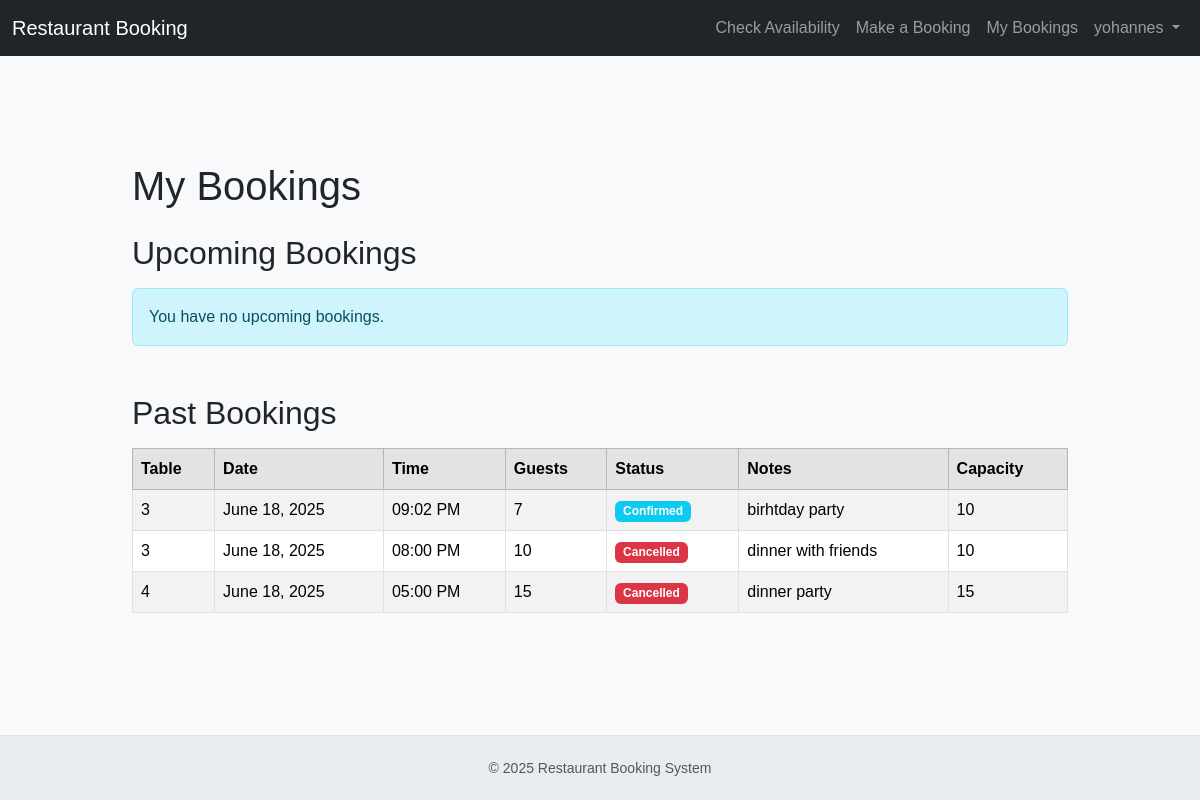
Page /my-bookings/ (signed in) on the committed database.
### bookings/models.py (models this page shows, shortened)
class Booking(models.Model):
    BOOKING_STATUS_CHOICES = [
        ('pending', 'Pending'),
        ('confirmed', 'Confirmed'),
        ('cancelled', 'Cancelled'),
        ('completed', 'Completed'),  # For past bookings that were honored
    ]
    user = models.ForeignKey(
        User, on_delete=models.CASCADE, related_name='bookings')
    table = models.ForeignKey(
        Table, on_delete=PROTECT, related_name='bookings')
    booking_date = models.DateField()
    booking_time = models.TimeField()
    number_of_guests = models.IntegerField()
    notes = models.TextField(blank=True, null=True)
    status = models.CharField(
        max_length=20, choices=BOOKING_STATUS_CHOICES, default='confirmed')
    created_at = models.DateTimeField(auto_now_add=True)
    updated_at = models.DateTimeField(auto_now=True)
    class Meta:
        unique_together = ('table', 'booking_date', 'booking_time')
        ordering = ['booking_date', 'booking_time']

class Table(models.Model):
    number = models.IntegerField(unique=True)
    capacity = models.IntegerField(
        help_text="Maximum number of guests this table can accommodate.")

### bookings/views.py (the view)
# urls.py: path('my-bookings/', views.my_bookings, name='my_bookings'),
@login_required
def my_bookings(request):
    upcoming_bookings = Booking.objects.filter(
        user=request.user,
        booking_date__gte=timezone.now().date()
    ).order_by('booking_date', 'booking_time')
    past_bookings = Booking.objects.filter(
        user=request.user,
        booking_date__lt=timezone.now().date()
    ).order_by('-booking_date', '-booking_time')
    context = {
        'upcoming_bookings': upcoming_bookings,
        'past_bookings': past_bookings,
    }
    return render(request, 'bookings/my_bookings.html', context)

### bookings/templates/bookings/my_bookings.html (shortened to what this page needs)
{% extends 'bookings/base.html' %}
{% block content %}
<h1 class="mb-4">My Bookings</h1>
<h2 class="mb-3">Upcoming Bookings</h2>
<div class="d-none d-md-block mb-5">
    {% if upcoming_bookings %}
        <div class="table-responsive">
            <table class="table table-striped table-bordered">
                <thead class="table-dark">
                    <tr>
                        <th>Table</th>
                        <th>Date</th>
                        <th>Time</th>
                        <th>Guests</th>
                        <th>Status</th>
                        <th>Notes</th>
                        <th>Capacity</th>
                        <th>Actions</th>
                    </tr>
                </thead>
                <tbody>
                    {% for booking in upcoming_bookings %}
                        <tr>
                            <td>{{ booking.table.number }}</td>
                            <td>{{ booking.booking_date|date:"F d, Y" }}</td>
                            <td>{{ booking.booking_time|time:"h:i A" }}</td>
                            <td>{{ booking.number_of_guests }}</td>
                            <td>
                                <span class="badge {% if booking.status == 'pending' %}bg-warning{% elif booking.status == 'confirmed' %}bg-success{% elif booking.status == 'cancelled' %}bg-danger{% else %}bg-secondary{% endif %}">
                                    {{ booking.get_status_display }}
                                </span>
                            </td>
                            <td>{{ booking.notes|default:"-" }}</td>
                            <td>{{ booking.table.capacity }}</td>
                            <td>
                                {% if booking.status != 'cancelled' %}
                                    <a href="{% url 'edit_booking' booking.id %}" class="btn btn-sm btn-info me-2">Edit</a>
                                    <form action="{% url 'cancel_booking' booking.id %}" method="post" onsubmit="return confirm('Are you sure you want to cancel this booking?');" class="d-inline">
                                        {% csrf_token %}
                                        <button type="submit" class="btn btn-sm btn-danger">Cancel</button>
                                    </form>
                                {% else %}
                                    <span class="text-muted">Cancelled</span>
                                {% endif %}
                            </td>
                        </tr>
                    {% endfor %}
                </tbody>
            </table>
        </div>
    {% else %}
        <div class="alert alert-info">You have no upcoming bookings.</div>
    {% endif %}
</div>
<h2 class="mb-3">Past Bookings</h2>
<div class="d-none d-md-block">
    {% if past_bookings %}
        <div class="table-responsive">
            <table class="table table-striped table-bordered">
                <thead class="table-secondary">
                    <tr>
                        <th>Table</th>
                        <th>Date</th>
                        <th>Time</th>
                        <th>Guests</th>
                        <th>Status</th>
                        <th>Notes</th>
                        <th>Capacity</th>
                    </tr>
                </thead>
                <tbody>
                    {% for booking in past_bookings %}
                        <tr>
                            <td>{{ booking.table.number }}</td>
                            <td>{{ booking.booking_date|date:"F d, Y" }}</td>
                            <td>{{ booking.booking_time|time:"h:i A" }}</td>
                            <td>{{ booking.number_of_guests }}</td>
                            <td>
                                <span class="badge {% if booking.status == 'completed' %}bg-secondary{% elif booking.status == 'cancelled' %}bg-danger{% else %}bg-info{% endif %}">
                                    {{ booking.get_status_display }}
                                </span>
                            </td>
                            <td>{{ booking.notes|default:"-" }}</td>
                            <td>{{ booking.table.capacity }}</td>
                        </tr>
                    {% endfor %}
                </tbody>
            </table>
        </div>
    {% else %}
        <div class="alert alert-secondary">You have no past bookings.</div>
    {% endif %}
</div>
{% endblock %}

### bookings/templates/bookings/base.html (shortened to what this page needs)
{% load static %}
{% now "Y" as current_year %}
<!DOCTYPE html>
<html lang="en">
<head>
    <link href="https://cdn.jsdelivr.net/npm/bootstrap@5.3.3/dist/css/bootstrap.min.css" rel="stylesheet">
    <link rel="stylesheet" href="https://cdn.jsdelivr.net/npm/flatpickr/dist/flatpickr.min.css">
    <link rel="stylesheet" href="https://cdn.jsdelivr.net/npm/flatpickr/dist/themes/material_blue.css">
</head>
<body>
    <nav class="navbar navbar-expand-lg navbar-dark bg-dark">
        <div class="container-fluid">
            <a class="navbar-brand" href="{% url 'home' %}">Restaurant Booking</a>
            <div class="collapse navbar-collapse" id="navbarNav">
                <ul class="navbar-nav ms-auto">
                    <li class="nav-item">
                        <a class="nav-link" href="{% url 'check_availability' %}">Check Availability</a>
                    </li>
                    {% if user.is_authenticated %}
                        <li class="nav-item">
                            <a class="nav-link" href="{% url 'make_booking' %}">Make a Booking</a>
                        </li>
                        <li class="nav-item">
                            <a class="nav-link" href="{% url 'my_bookings' %}">My Bookings</a>
                        </li>
                        <li class="nav-item dropdown">
                            <a class="nav-link dropdown-toggle" href="#" id="navbarDropdown" role="button" data-bs-toggle="dropdown" aria-expanded="false">
                                {{ user.username }}
                            </a>
                        </li>
                    {% endif %}
                </ul>
            </div>
        </div>
    </nav>
    <div class="main-content-wrapper">
        <div class="container">
            {% block content %}
            {% endblock %}
        </div>
    </div>
    <footer class="text-center text-muted">
        <small>&copy; {{ current_year }} Restaurant Booking System</small>
    </footer>
</body>
</html>

### bookings/templates/bookings/base.html (style rules this page uses)
body { font-family: sans-serif; background-color: #f8f9fa; display: flex; flex-direction: column; min-height: 100vh; margin: 0; }
.navbar { margin-bottom: 0; }
.main-content-wrapper { flex-grow: 1; display: flex; align-items: center; justify-content: center; padding: 20px 0; }
.container { padding-top: 0; padding-bottom: 0; width: 100%; max-width: 960px; }
footer { padding: 20px; margin-top: auto; background-color: #e9ecef; border-top: 1px solid #dee2e6; }

### rows in the picture
Booking: table.number "3", booking_date "June 18, 2025", booking_time "09:02 PM", number_of_guests "7", status "Confirmed", notes "birhtday party", table.capacity "10"
Booking: table.number "3", booking_date "June 18, 2025", booking_time "08:00 PM", number_of_guests "10", status "Cancelled", notes "dinner with friends", table.capacity "10"
Booking: table.number "4", booking_date "June 18, 2025", booking_time "05:00 PM", number_of_guests "15", status "Cancelled", notes "dinner party", table.capacity "15"

### other values in the picture
{{ user.username }} "yohannes"
{{ current_year }} "2025"
